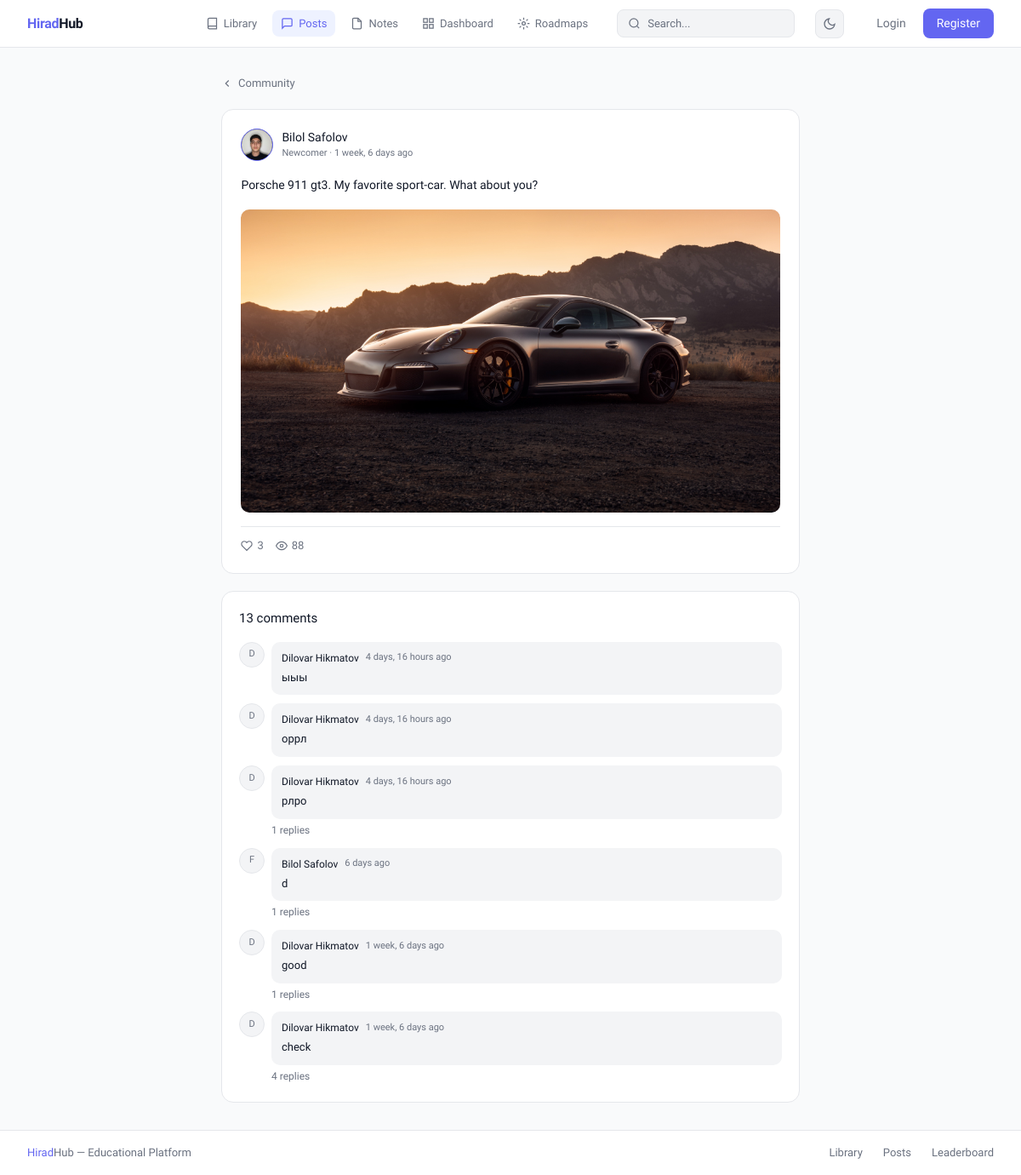
Page /post/4/ on the earlier database version.
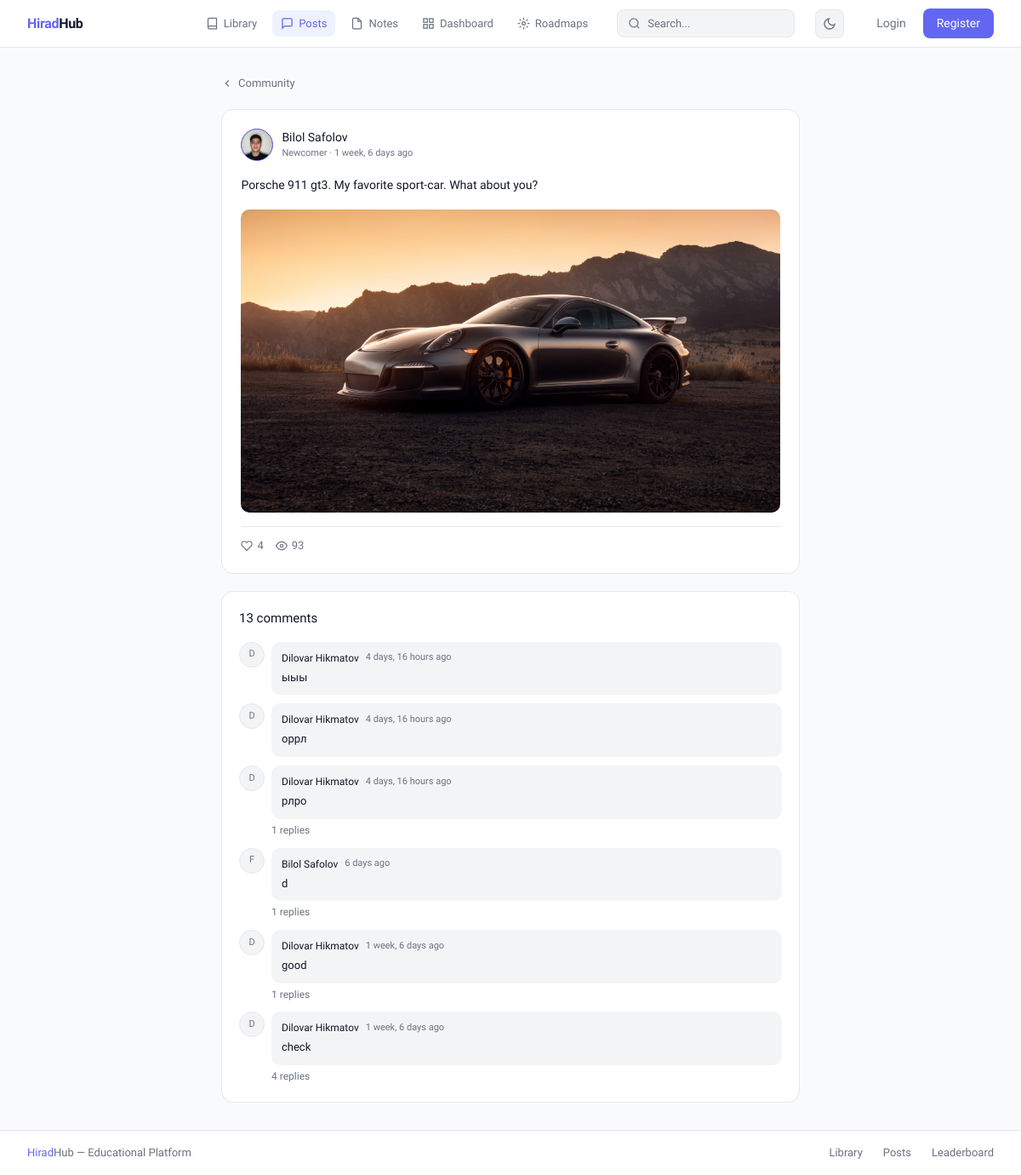
Same page on the later database version.
### post/models.py (models this page shows, shortened)
class Post(models.Model):
    POST_TYPES_CHOICES = [
        ('post', 'Post'),
        ('question', 'Question'),
        ('article', 'Article'),
    ]
    author = models.ForeignKey(settings.AUTH_USER_MODEL, on_delete=models.CASCADE, related_name='posts')
    post_type = models.CharField(max_length=20, choices=POST_TYPES_CHOICES, default='post', db_index=True)
    text = models.TextField(max_length=10000, blank=True)
    image = models.ImageField(upload_to='post/images/', null=True, blank=True)
    video = models.FileField(upload_to='post/videos/', null=True, blank=True)
    is_answered = models.BooleanField(default=False, db_index=True)
    accepted_comment = models.OneToOneField('library.Comment', null=True, blank=True, on_delete=models.SET_NULL, related_name='accepted_for')
    view_count = models.PositiveIntegerField(default=0, db_index=True)
    step = models.PositiveIntegerField(default=0, db_index=True)
    created_at = models.DateTimeField(auto_now_add=True)
    updated_at = models.DateTimeField(auto_now=True)
    topics = models.ManyToManyField(Topic, related_name='posts', blank=True)
    likes = GenericRelation('library.Like')
    comments = GenericRelation('library.Comment')
    favorites = GenericRelation('post.Favorite')
    class Meta:
        indexes = [
            models.Index(fields=['-created_at']),
            models.Index(fields=['post_type']),
            models.Index(fields=['author', 'post_type']),
        ]
    @property
    def count_likes(self):
        return self.likes.count()
    @property
    def count_comments(self):
        return self.comments.count()
    def increment_views(self):
        Post.objects.filter(pk=self.pk).update(view_count=models.F('view_count') + 1)

### user/models.py (models this page shows, shortened)
class CustomUser(AbstractUser):
    phone_regex = RegexValidator(
        regex=r'^\+?1?\d{9,15}$',
        message="Phone number must be entered in the format: '+999999999'. Up to 15 digits allowed."
    )
    email = models.EmailField(unique=True, db_index=True)
    first_name = models.CharField(max_length=30, blank=True)
    last_name = models.CharField(max_length=30, blank=True)
    phone_number = models.CharField(max_length=15, blank=True, validators=[phone_regex])
    profile_picture = models.ImageField(upload_to='profile_pictures/', blank=True, null=True)
    bio = models.TextField(blank=True)
    is_email_verified = models.BooleanField(default=False)
    is_verified = models.BooleanField(default=False)
    role = models.CharField(max_length=20, default='student',
    choices=[('student', 'Student'), ('teacher', 'Teacher'), ('director', 'Director'), ('admin', 'Admin'  )])
    username = models.CharField(max_length=150, unique=True)
    groups = models.ManyToManyField(
        'auth.Group',
        verbose_name='groups',
        blank=True,
        help_text='The groups this user belongs to.',
        related_name='customuser_set',
        related_query_name='user',
    )
    score = models.PositiveIntegerField(default=0, db_index=True)
    level = models.PositiveIntegerField(default=1)
    title = models.CharField(max_length=50, blank=True, default='Newcomer')
    user_permissions = models.ManyToManyField(
        'auth.Permission',
        verbose_name='user permissions',
        blank=True,
        help_text='Specific permissions for this user.',
        related_name='customuser_set',
        related_query_name='user',
    )
    class Meta:
        verbose_name = 'User'
        verbose_name_plural = 'Users'

### post/views.py (the view)
# urls.py: path('<int:pk>/', views.post_detail, name='detail'),
def post_detail(request, pk):
    post = get_object_or_404(Post.objects.select_related('author').prefetch_related('topics'), pk=pk)
    post.increment_views()
    comments = post.comments.select_related('user').filter(parent=None).prefetch_related('replies')
    liked = False
    other_posts = Post.objects.filter(author=post.author).exclude(pk=post.pk).order_by('-created_at')[:5]
    if request.user.is_authenticated:
        ct = ContentType.objects.get_for_model(Post)
        liked = Like.objects.filter(user=request.user, content_type=ct, object_id=post.pk).exists()
    return render(request, 'post/detail.html', {'post': post, 'comments': comments, 'liked': liked, 'other_posts': other_posts})

### templates/post/detail.html (shortened to what the changed rows need)
{% extends 'base.html' %}
{% block content %}
<div style="max-width:680px; margin:0 auto;">
  <div style="background:var(--surface); border:0.5px solid var(--border); border-radius:14px; padding:1.4rem; margin-bottom:1.25rem;">
    <div style="display:flex; align-items:center; justify-content:space-between; margin-bottom:1rem;">
      <a href="{% url 'user:profile_others' post.author.username %}" style="display:flex; align-items:center; gap:10px; text-decoration:none;">
        <div style="width:38px; height:38px; border-radius:50%; background:#1e1d3a; border:1.5px solid var(--accent); display:flex; align-items:center; justify-content:center; font-size:14px; font-weight:500; color:#a5b4fc; overflow:hidden; flex-shrink:0;">
          {% if post.author.profile_picture %}
            <img src="{{ post.author.profile_picture.url }}" style="width:100%;height:100%;object-fit:cover;"/>
          {% else %}
            {{ post.author.username|first|upper }}
          {% endif %}
        </div>
        <div>
          <p style="font-size:14px; font-weight:500; color:var(--text);">{{ post.author.get_full_name|default:post.author.username }}</p>
          <p style="font-size:11px; color:var(--muted);">{{ post.author.title }} · {{ post.created_at|timesince }} ago</p>
        </div>
      </a>
    </div>
    {% if post.text %}
      <p style="font-size:14px; color:var(--text); line-height:1.8; margin-bottom:1rem;">{{ post.text }}</p>
    {% endif %}
    {% if post.image %}
      <img src="{{ post.image.url }}" style="width:100%; border-radius:10px; margin-bottom:1rem; max-height:420px; object-fit:cover;"/>
    {% endif %}
    <div style="display:flex; align-items:center; gap:14px; padding-top:12px; border-top:0.5px solid var(--border);">
      {% if request.user.is_authenticated %}
        {% include 'post/partials/like_button.html' %}
        <span style="display:flex; align-items:center; gap:5px; font-size:13px; color:var(--muted);">
          <svg width="14" height="14" viewBox="0 0 24 24" fill="none" stroke="currentColor" stroke-width="2"><path d="M21 15a2 2 0 0 1-2 2H7l-4 4V5a2 2 0 0 1 2-2h14a2 2 0 0 1 2 2z"/></svg>
          {{ post.count_comments }}
        </span>
        <span style="display:flex; align-items:center; gap:5px; font-size:13px; color:var(--muted);">
          <svg width="14" height="14" viewBox="0 0 24 24" fill="none" stroke="currentColor" stroke-width="2"><path d="M1 12s4-8 11-8 11 8 11 8-4 8-11 8-11-8-11-8z"/><circle cx="12" cy="12" r="3"/></svg>
          {{ post.view_count }}
        </span>
        <form hx-post="{% url 'post:toggle_favorite' post.pk %}" hx-target="this" hx-swap="outerHTML" style="margin:0; margin-left:auto;">
          {% csrf_token %}
          <button type="submit" style="display:flex; align-items:center; gap:5px; font-size:13px; color:var(--muted); background:none; border:none; cursor:pointer; font-family:'Sora',sans-serif; padding:0; transition:color 0.15s;"
            onmouseover="this.style.color='#f59e0b'" onmouseout="this.style.color='var(--muted)'">
            <svg width="14" height="14" viewBox="0 0 24 24" fill="none" stroke="currentColor" stroke-width="2"><path d="M19 21l-7-5-7 5V5a2 2 0 0 1 2-2h10a2 2 0 0 1 2 2z"/></svg>
            Save
          </button>
        </form>
      {% else %}
        <span style="display:flex; align-items:center; gap:5px; font-size:13px; color:var(--muted);">
          <svg width="14" height="14" viewBox="0 0 24 24" fill="none" stroke="currentColor" stroke-width="2"><path d="M20.84 4.61a5.5 5.5 0 0 0-7.78 0L12 5.67l-1.06-1.06a5.5 5.5 0 0 0-7.78 7.78l1.06 1.06L12 21.23l7.78-7.78 1.06-1.06a5.5 5.5 0 0 0 0-7.78z"/></svg>
          {{ post.count_likes }}
        </span>
        <span style="display:flex; align-items:center; gap:5px; font-size:13px; color:var(--muted);">
          <svg width="14" height="14" viewBox="0 0 24 24" fill="none" stroke="currentColor" stroke-width="2"><path d="M1 12s4-8 11-8 11 8 11 8-4 8-11 8-11-8-11-8z"/><circle cx="12" cy="12" r="3"/></svg>
          {{ post.view_count }}
        </span>
      {% endif %}
    </div>
  </div>
  <div id="comments-section" style="background:var(--surface); border:0.5px solid var(--border); border-radius:14px; padding:1.25rem;">
    <p style="font-size:15px; font-weight:500; color:var(--text); margin-bottom:1rem;" id="comments">
      {{ post.count_comments }} comment{{ post.count_comments|pluralize }}
    </p>
    {% include 'post/partials/comments.html' %}
  </div>
</div>
{% endblock %}

Differences in the rows shown:
changed Post "Porsche 911 gt3. My favorite sport-car. What about you?": count_likes "3" → "4"; view_count "88" → "93"
